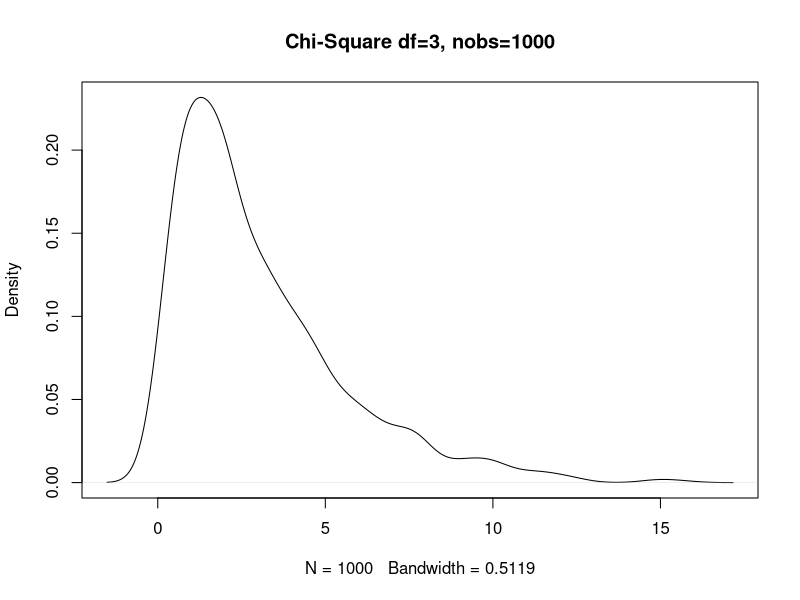
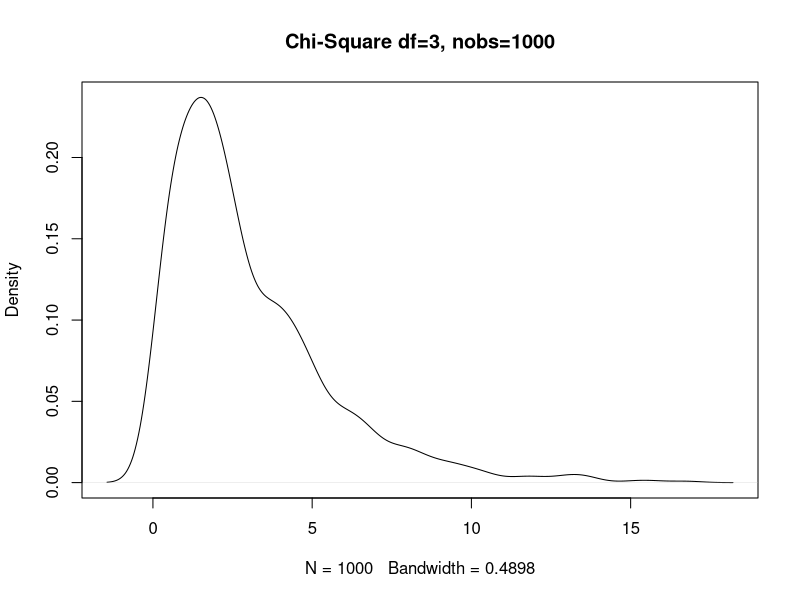
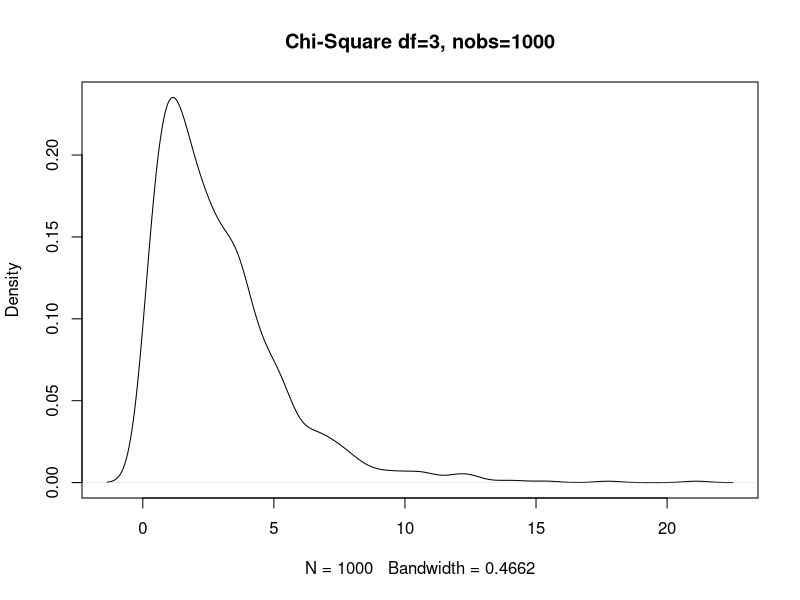
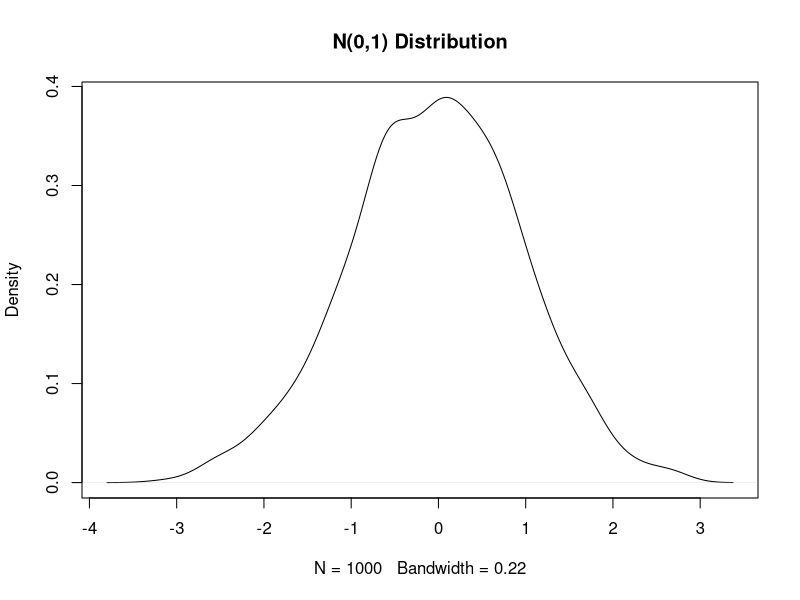
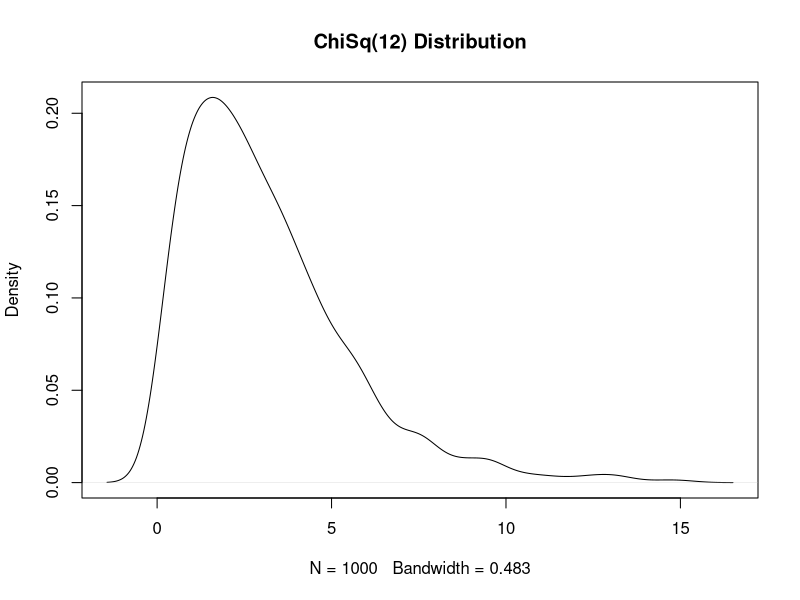
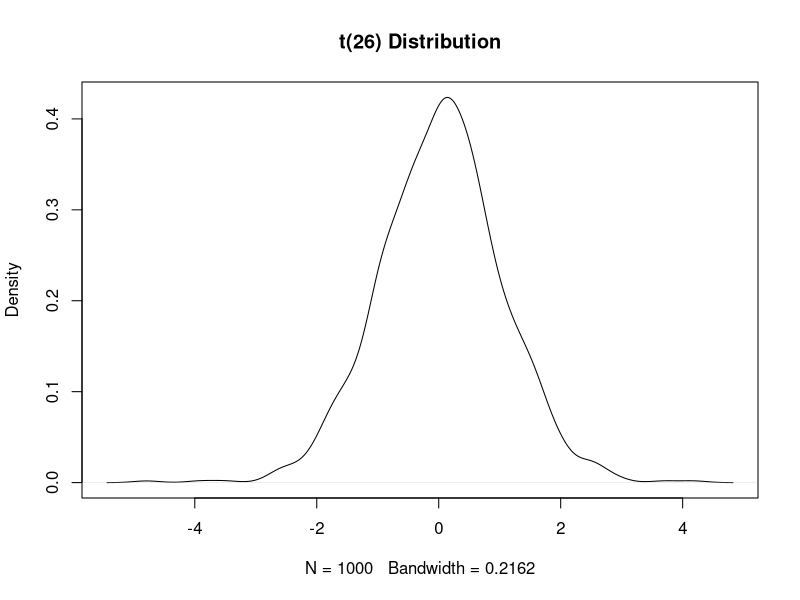
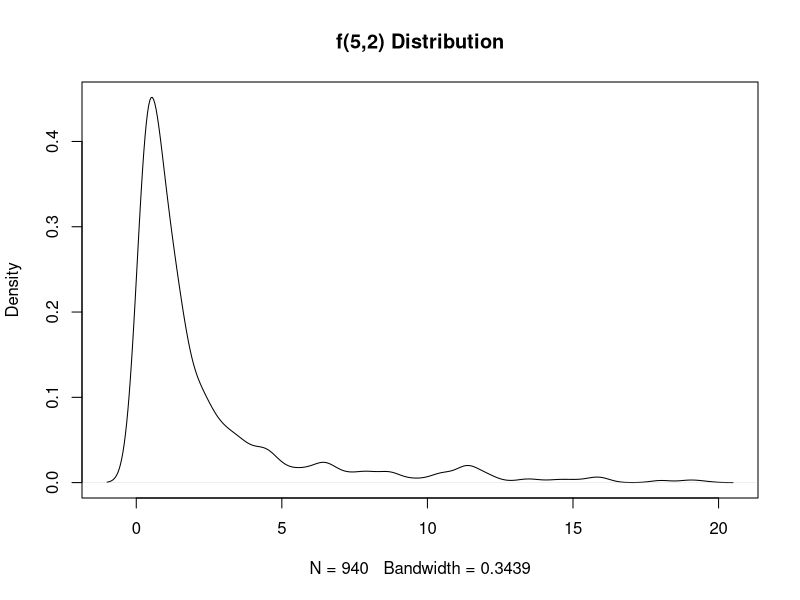
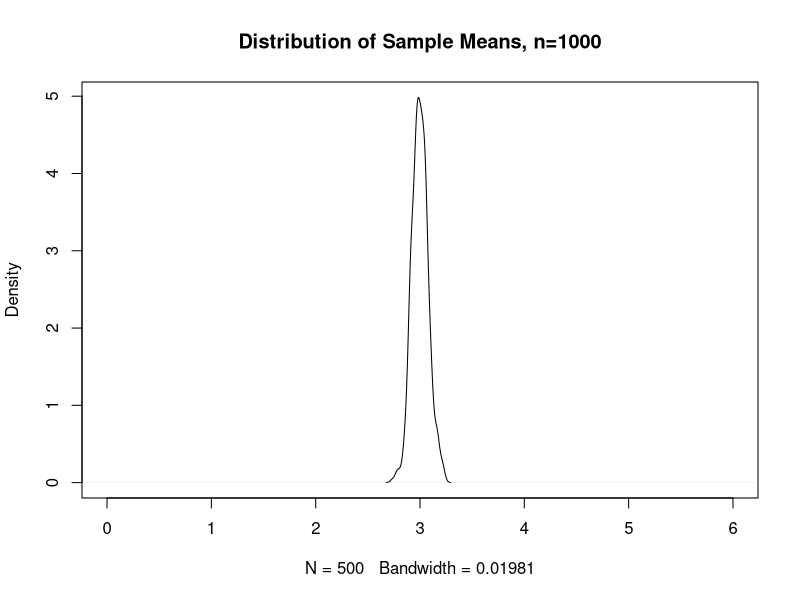

Reproduce these figures in R, in order.
#**********************************************************************************************
# Tutorial 3 Code
# By: David Byrne
# Objectives: Distributions in R, LLN and CLT
#**********************************************************************************************


#**********************************************************************************************
# 1. SET WORKING DIRECTORY AND LOAD DATA

## Set the working directory for the tutorial file
setwd("/Users/byrned/Dropbox/Teaching/20001/Tutorials/Tutorial3")


#**********************************************************************************************
# 2. DISTRIBUTIONS IN R: dnorm(), pnorm(), qnorm(), rnorm(), set.seed(), dchisq(), pchisq(), 
#                        qchisq(), rchisq(), dt(), pt(), qt(), rt(), df(), pf(), qf(), rf(),

# R has commands for computing probability densitie (PDF)s, cumulative densities (CDF), and 
# generating random numbers from a user-specified distribution. Here we show you how to study
# the Normal, Chi-Square, Student-t, and F-Distribution

# A. NORMAL DISTRIBUTION: dnorm(), pnorm(), qnorm(), rnorm(), set.seed()
# You can experiment with other Normal distributions if you like by changing the mean and sd
# values. We focus on the N(0,1) distribution because we rely on it heavily throughout the 
# subject

## N(0,1) PDF evaluated at -2.58, -1.96, -1.65, 1, 1.65, 1.96, 2.58
dnorm(-2.58,mean=0,sd=1)
dnorm(-1.96,mean=0,sd=1)
dnorm(-1.65,mean=0,sd=1)
dnorm(0,mean=0,sd=1)
dnorm(1.65,mean=0,sd=1)
dnorm(1.96,mean=0,sd=1)
dnorm(2.58,mean=0,sd=1)

## N(0,1) CDF evaluated at -2.58, -1.96, -1.65, 1, 1.65, 1.96, 2.58
pnorm(-2.58,mean=0,sd=1)
pnorm(-1.96,mean=0,sd=1)
pnorm(-1.65,mean=0,sd=1)
pnorm(0,mean=0,sd=1)
pnorm(1.65,mean=0,sd=1)
pnorm(1.96,mean=0,sd=1)
pnorm(2.58,mean=0,sd=1)

## N(0,1) quantile function for 0.005, 0.025, 0.05, 0.50, 0.95, 0.975, 0.995
qnorm(0.005,mean=0,sd=1)
qnorm(0.025,mean=0,sd=1)
qnorm(0.05,mean=0,sd=1)
qnorm(0.50,mean=0,sd=1)
qnorm(0.95,mean=0,sd=1)
qnorm(0.975,mean=0,sd=1)
qnorm(0.995,mean=0,sd=1)
# The quantile function takes an argument p between 0 and 1 and returns the 
# a value x such that the CDF of the normal distribution evaluated at x is p

# Generating normal random variables
# R can generate datasets of normal random variables, but relies on a "seed"
# to do this. The seed basically gets R's normal random number generator 
# initiated, and allows you to replicate your normal random numbers if 
# whenever you re-run your R code. If you do not set the seed, the R
# will generate complete random numbers and you will not be able to 
# produce the same random numbers each time you run your code for your 
# analyses. So it is always a good idea to "set the seed" before you
# start generating random numbers. 

## Setting the seed with a user-specified seed value, here we have 2904 
## as the seed value
set.seed(2904)

## Generate nobs=1000 N(0,1) random numbers and save them in a variable called x1
nobs=1000
x1=rnorm(nobs,mean=0,sd=1)

## Plot your 1000 N(0,1) random numbers, or view them with View(x1)
pdf("pdf_normal.pdf")
plot(density(x1), main="N(0,1) Distribution") 
dev.off()


# As an exercise, try highlighting all the code above and clicking the 
# run button a few times. You will see the same random values for x appear each time
# Then comment out the set.seed() line above, highlight all the code, and run it again
# and you will see the x values randomly change everytime without the seed set


# B. Chi-Square, Student-t, F-Distribution: dchisq(), pchisq(), qchisq(), rchisq(), 
# dt(), pt(), qt(), rt(), df(), pf(), qf(), rf(),
# Similar commands for the PDF, CDF, quantile function, and random number generators
# exist for the other three key distributions we use in the subject

## Chi-Square Distribution with df=3 degrees of freedom, plot PDF for 1000 draws
dchisq(7,df=3)     # PDF evaluated at 7
pchisq(7,df=3)     # CDF evaluated at 7
qchisq(0.95,df=3)  # Quantile funciton evaluated at probability p=0.95
x2=rchisq(nobs,df=3)
pdf("pdf_chisq.pdf")
plot(density(x2), main="ChiSq(12) Distribution") 
dev.off()

## Student-t Distribution with df=26 degrees of freedom, plot PDF for 1000 draws
dt(3,df=26)         # PDF evaluated at 3
pt(3,df=26)         # CDF evaluated at 3
qt(0.025,df=26)     # Quantile funciton evaluated at probability p=0.025
x3=rt(nobs,df=26)
pdf("pdf_t.pdf")
plot(density(x3), main="t(26) Distribution") 
dev.off()

## F Distribution with df1=5, df2=2 degrees of freedom
df(1,df1=5,df2=2)     # PDF evaluated at 1
pf(1,df1=5,df2=2)     # CDF evaluated at 1
qf(0.95,df1=5,df2=2)  # Quantile funciton evaluated at probability p=0.95
x4=rf(nobs,df1=5,df2=2)
x4=x4[x4<20]          # Dropping x4 values bigger than 20 to make the graph nicer
pdf("pdf_f.pdf")
plot(density(x4), main="f(5,2) Distribution") 
dev.off()


#**********************************************************************************************
# 3. LAW OF LARGE NUMBERS (LLN) AND CENTRAL LIMIT THEOREM (CLT)
# In this section we run calculations to show how the LLN and CLT works

# Suppose we draw a random sample of nobs=1000 x's from a population, where the underlying 
# population of data corresponds to a Chi-Square distribution with df=3 degrees of freedom
# This implies from the density for the x's that the sample has a distribution that is 
# skewed to the right

# A. GENERATING DISTRIBUTIONS OF SAMPLE MEANS

## Generate a nobs=1000 sample of x's from a Chi-Square distribution with df=3, 
## and compute the mean
nobs=1000
x=rchisq(nobs,df=3)
plot(density(x), main="Chi-Square df=3, nobs=1000") 
x_mean=mean(x) 
print("First mean")
print(x_mean)

## Do it again: generate a nobs=1000 sample of x's from a Chi-Square distribution with df=3, 
## and compute the mean
x=rchisq(nobs,df=3)
plot(density(x), main="Chi-Square df=3, nobs=1000") 
x_mean=mean(x) 
print("Second mean")
print(x_mean)

## Do one more time: generate a nobs=100 sample of x's from a Chi-Square distribution with df=3, 
## and compute the mean
x=rchisq(nobs,df=3)
plot(density(x), main="Chi-Square df=3, nobs=1000") 
x_mean=mean(x) 
print("Third mean")
print(x_mean)

# Notice how the distributions and means all differ sample-by-sample, but they are similar
# Now suppose we were to repeat this K=500 times. Each time we randomly draw samples of x's 
# with nobs=1000 from a Chi-Square distribution with df=3, and then compute the mean for each sample
# So in the end, we will have compute K=500 sample means when we are done
# The following code does this

## Specify sample size nobs, df, K
# Note: for the tutorial, you will try nobs=10, nobs=50, nobs=100, nobs=1000 
# and compare the results in presenting the LLN and CLT

# ***** ALTER FOR ASSIGNMENT HERE *****
nobs=1000   # alter nobs for the assignment re-run the code from this line to the bottom
df=3
K=500

## Creates a variable called "means" with K=500 rows for saving the 500 means
means=matrix(0,K,1)
# run "View(means)" to look at your means

## Draw K=500 random samples each with nobs=100 observations from a Chi-Square distribution with
## df=3, and save the mean from each sample
# Note: you are not responsible for knowing how to use loops or matrix operations in ECOM20001. 
# We are just  doing it here to illustrate how the LLN and CLT works
for (k in 1:K){
  x=rchisq(nobs,df=3) # draw the sample
  means[k]=mean(x)    # save the mean
}
# After running the above code, you will have K=500 means stored in the variable "means" 


# B. LAW OF LARGE NUMBERS
# As a point of reference, the Chi-Square distribution has an E[x]=df, that is, the expected
# value is simply the degrees of freedom of the distribution
# So the true value of the mean is truevalue=df, which is 3 in our example

## Compute true value
truevalue=df

# Recall from lectures that the LLN says that the sample average will be more
# likely to be close to the true value of the meanas n becomes large
# To illustrate this, let's compute the percentage of the K=500 sample averages in the means
# variable that are with 0.3 of the true value of 3, that is the number of sample averages 
# that lie between 2.7 and 3.3

## Compute absolute value of the error between sample averages and true value
err=abs(means-truevalue)

# Let's say a sample average is "close" to the true value if it is within 0.3 of the true value
# You could choose any error rule (e.g 1%, 5%) for illustrating the LLN
# Note: we are again using vector commands here for convenience; 
# you are not responsible for vector commands for ECOM20001

## Compute percentage of sample averages within 0.3 (or 10%) of the true value;
pct=100*sum(err<0.3)/K

## Compute variance of the K=500 sample averages with var()
varmeans=var(means)

## Print LLN results
print("Number of observations in each random sample")
print(nobs)
print("Percentage of Sample Averages within 0.3 of the True Value")
print(pct)
print("Variance of the K=500 Sample Means")
print(varmeans)

# By alterning nobs above at the "ALTER FOR ASSIGNMENT HERE" point, you should
# obtain approximately the following values for pct and varmeans for each nobs value
# (but your pct and varmeans values will differ somewhat because of the random number generator)
# nobs=10, pct=30, varmeans=0.60
# nobs=50, pct=65, varmeans=0.12
# nobs=100, pct=80, varmeans=0.06
# nobs=1000, pct=100, varmeans=0.006

# The LLN is illustrated here: as nobs increases, the fraction of sample means
# that you compute from random sampling are more likely to be close 
# (e.g., within 0.3 as our "close" rule) to the true value of the mean

# Relatedly, the LLN is illustrated by the fact that varmeans falls as nobs rises
# Implies: as sample sizes get larger, we get more precise estimates of the underlying
# population true value of the mean from the sample average. In other words, a given 
# sample average is more likely to be close to the true mean value as nobs rises


# C. CENTRAL LIMIT THEOREM
# The CLT states that under i.i.d random sampling, the distribution of sample means
# coverges to a normal distribution centered around the population true value of the mean
# So as nobs grows, the distribution of the K=500 sample means will increasingly look like
# a normal distribution. 

# Separately, notice how that even though the underlying samples are generated by a 
# Chi-Square distribution with df=3 which is right-skewed, the corresponding distribution
# of the sample mean is still symmetrically distributed as a normal distribution
# That is, the skeweness of the underlying sampling distributions is irrelevant for the CLT
# as the distribution of the sample average will converge to a symmetric normal distribution 
# as the sample size nobs grows

## Plot the distribution of sample means (change this line to save different file names)
pdf("means_nobs_1000.pdf")    
plot(density(means), main="Distribution of Sample Means, n=1000", xlim = c(0, 6)) 
dev.off()

# Note: you will want to give this a different name when you plot the distribution of 
# the sample mean for different values of nobs=10, 50, 100, 1000 for the assignment
# Consider using means_nobs_10.pdf, means_nobs_50.pdf, means_nobs_100.pdf, means_nobs_1000.pdf


